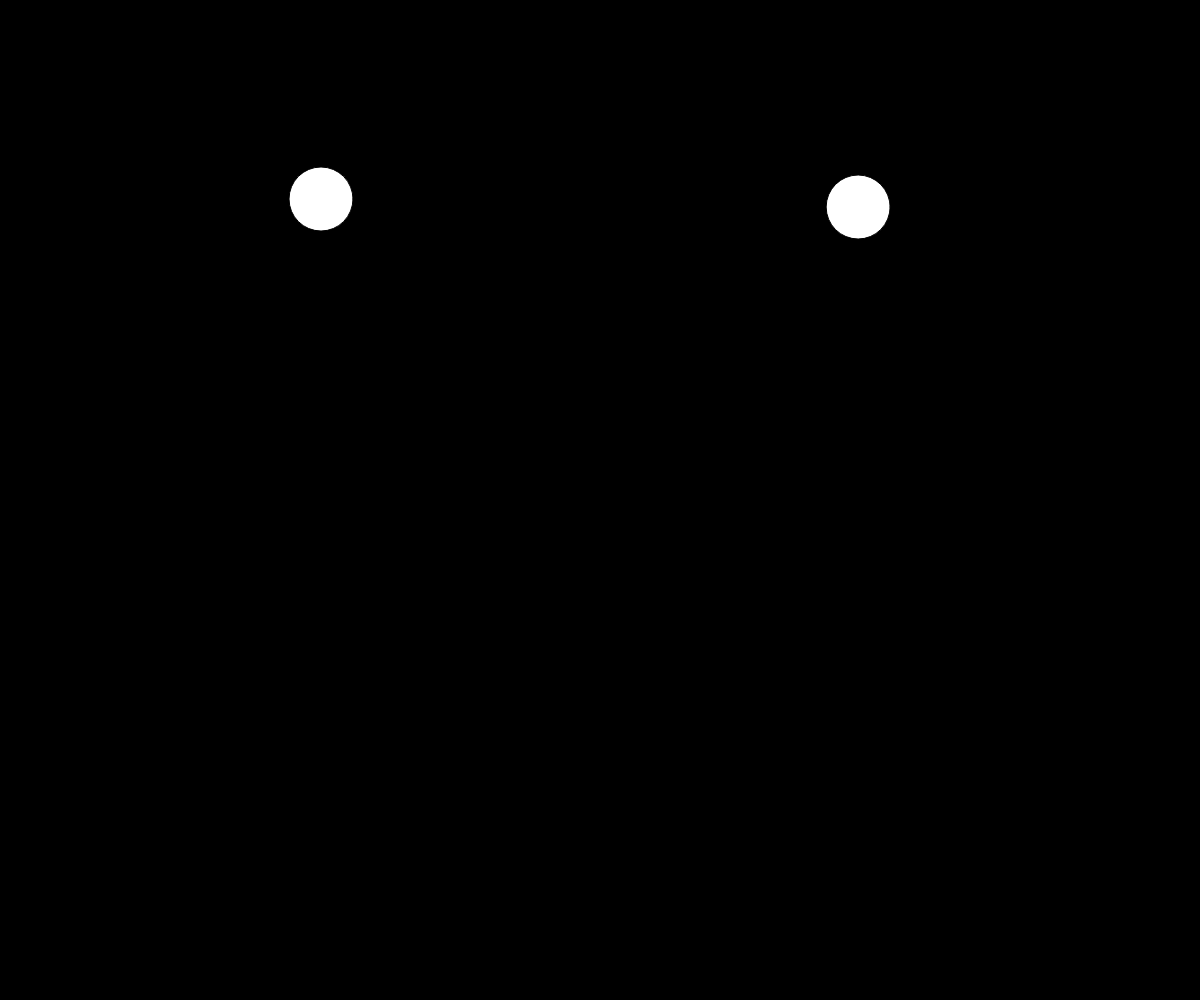
Frame 1 (no input)
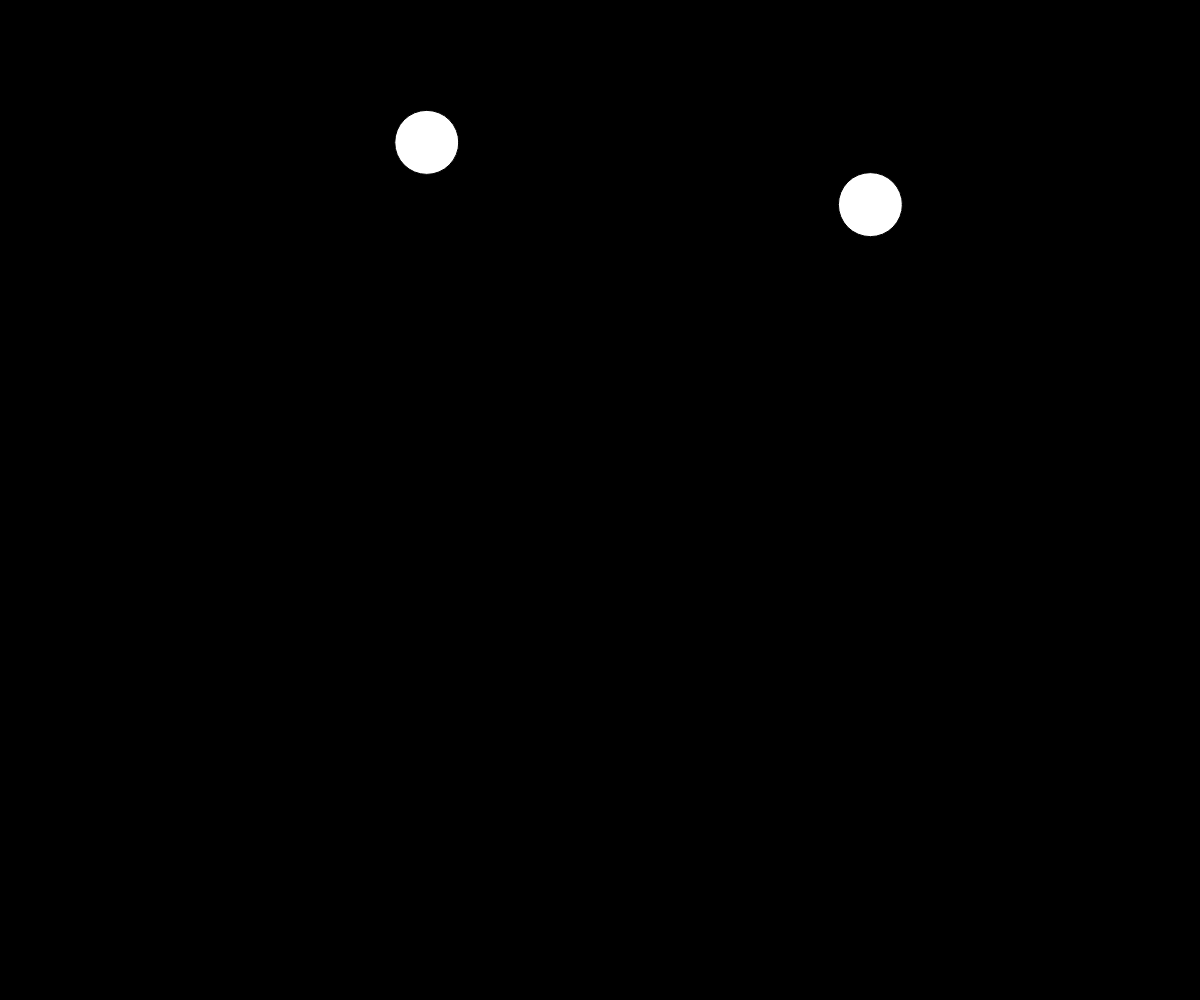
Frame 60 (no input)
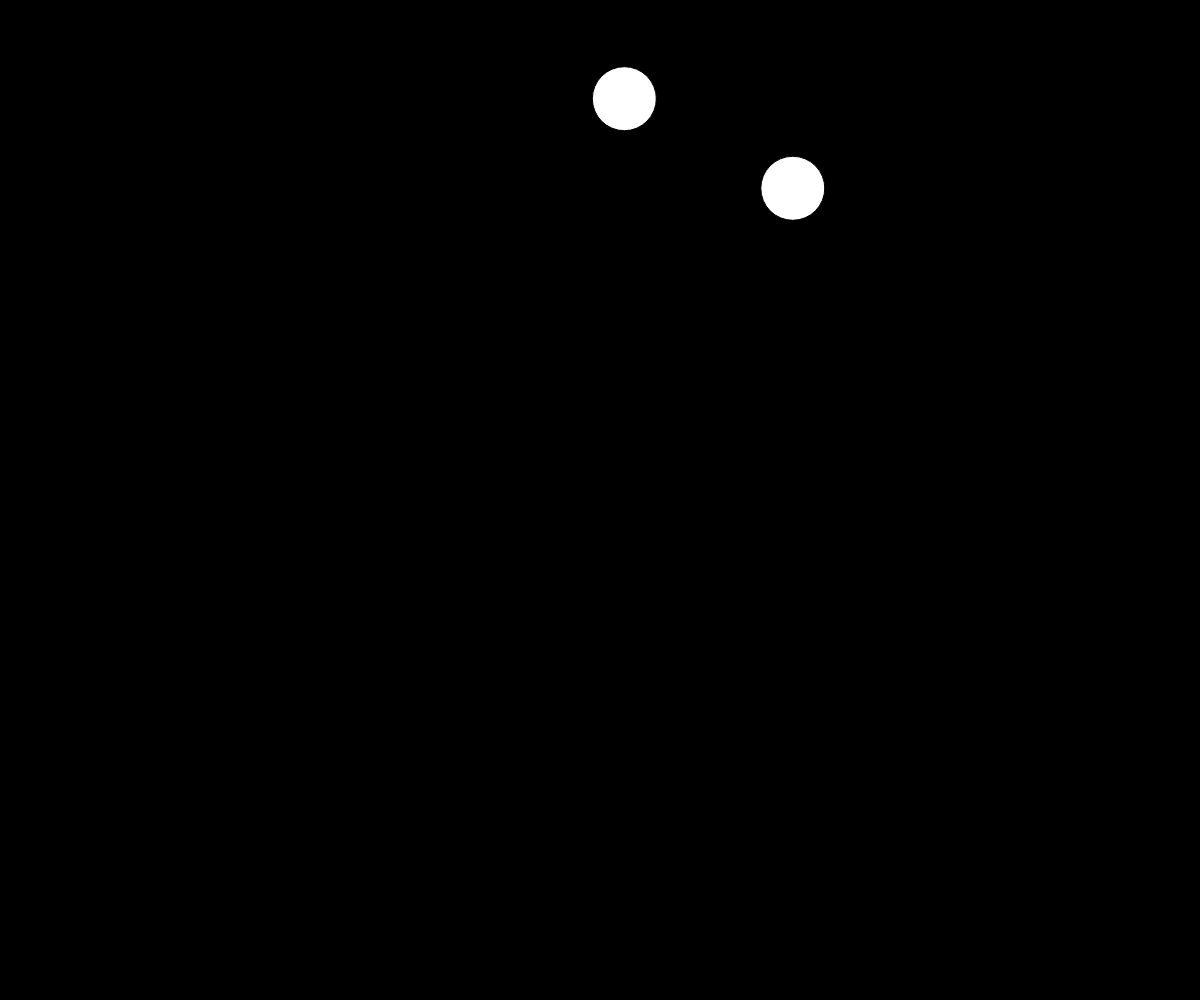
Frame 120 (the mouse pressed at the canvas centre since frame 60)

The p5.js sketch that drew these frames (run headless with seeded random() and noise() and a simulated clock; from frame 60 on, the mouse is pressed at the canvas centre):

// p5.js sketch
// ── sketch.js
let bodyA;
let bodyB;

let G = 1;

function setup() {
  createCanvas(windowWidth, windowHeight);
  bodyA = new Body(random(width), random(height));
  bodyB = new Body(320, 200);
  // Assign horizontal velocities (in opposite directions) to each body.
  bodyA.velocity = createVector(random([-1, 0, 1]), random([-1, 0, 1]));
  bodyB.velocity = createVector(random([-1, 0, 1]), random([-1, 0, 1]));
}

function draw() {
  background(0);
  //{!2} A attracts B, and B attracts A.
  bodyA.attract(bodyB);
  bodyB.attract(bodyA);
  
  bodyA.update();
  bodyA.show();
  
  bodyB.update();
  bodyB.show();
}
// ── body.js
class Body {
  constructor(x, y) {
    this.mass = 8;
    this.radius = this.mass * 4;
    this.position = createVector(x, y);
    this.velocity = createVector(0, 0); // On démarre avec une vitesse horizontale
    this.acceleration = createVector(0, 0);
  }

  applyForce(force) {
    let f = p5.Vector.div(force, this.mass);
    this.acceleration.add(f);
  }

  update() {
    this.velocity.add(this.acceleration);
    this.position.add(this.velocity);
    this.acceleration.mult(0);
  }

  attract(other) {
    let G = 2;
    let force = p5.Vector.sub(this.position, other.position);
    let d = constrain(force.mag(), 5, 25);
    let strength = (G * (this.mass * other.mass) / (d * d))
    force.setMag(strength);
    other.applyForce(force);
  }

  show() {
    fill(255);
    circle(this.position.x, this.position.y, this.radius * 2);
  }
}
